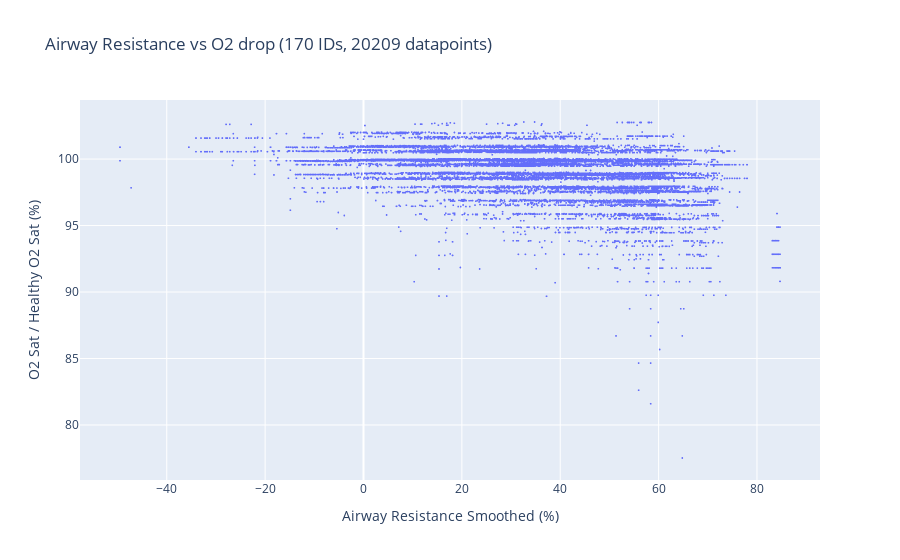

Source (notebook cell):
### Code cell
# Plot Airway resistance vs O2 drop
title = f"Airway Resistance vs O2 drop ({df.ID.nunique()} IDs, {len(df)} datapoints)"
fig = px.scatter(df, x="Airway Resistance Smoothed (%)", y="O2 Sat / Healthy O2 Sat (%)", title=title)
# Reduce marker size
fig.update_traces(marker=dict(size=2))
fig.show()
# 100% is about 98 for females and 97.4 for males
# Hence, threshold at 95% => 3-3.5% drop in O2 Saturation => 96.5-97% O2 Saturation

### Figure 1 — Plotly figure (JSON) as saved in the notebook; plotly's stock layout.template omitted (floating-point values rounded to 4 significant figures; data arrays with more than 128 entries replaced by an {"elided": "..."} marker saying what was removed)
{"data": [{"hovertemplate": "Airway Resistance Smoothed (%)=%{x}<br>O2 Sat / Healthy O2 Sat (%)=%{y}<extra></extra>", "legendgroup": "", "marker": {"color": "#636efa", "size": 2, "symbol": "circle"}, "mode": "markers", "name": "", "showlegend": false, "type": "scattergl", "x": {"elided": "20209 float values"}, "xaxis": "x", "y": {"elided": "20209 float values"}, "yaxis": "y"}], "layout": {"legend": {"tracegroupgap": 0}, "title": {"text": "Airway Resistance vs O2 drop (170 IDs, 20209 datapoints)"}, "xaxis": {"anchor": "y", "domain": [0, 1], "title": {"text": "Airway Resistance Smoothed (%)"}}, "yaxis": {"anchor": "x", "domain": [0, 1], "title": {"text": "O2 Sat / Healthy O2 Sat (%)"}}}}
